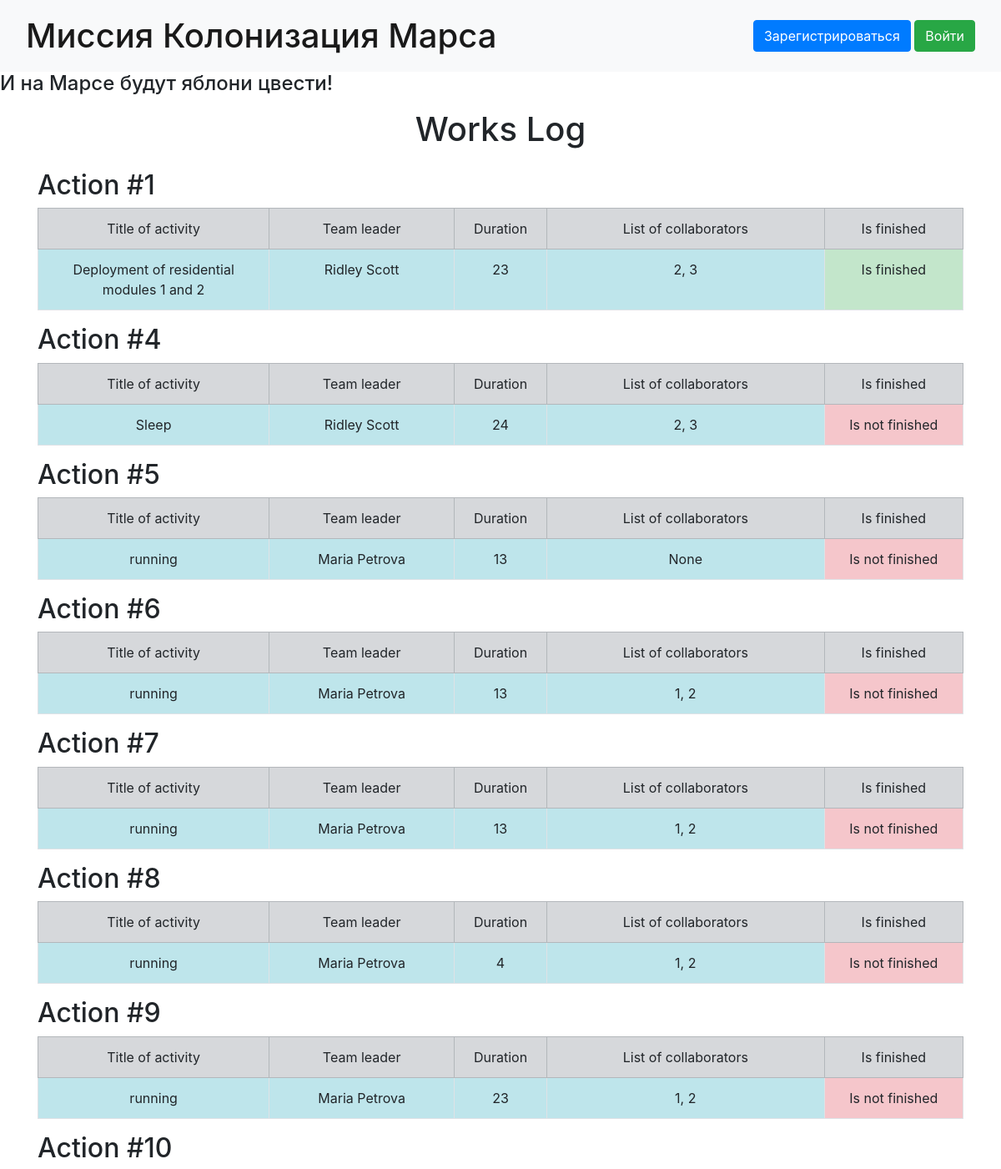
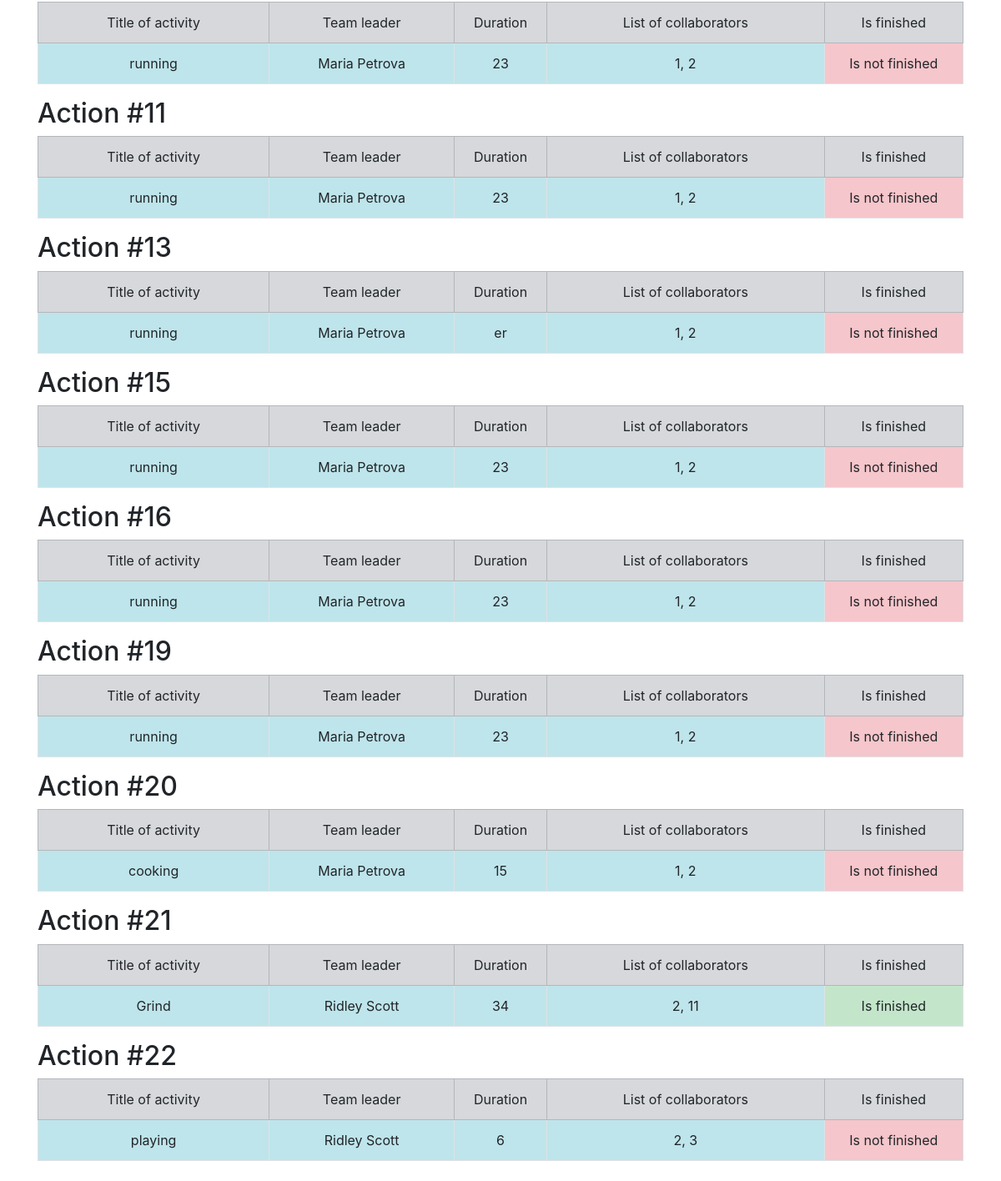
The page / on the database its author committed (2 pictures, top to bottom).
### data/jobs.py (models this page shows)
class Jobs(SqlAlchemyBase, SerializerMixin):
    __tablename__ = 'jobs'
    serialize_rules = ('-user',)
    id = sqlalchemy.Column(sqlalchemy.Integer, primary_key=True, autoincrement=True)
    team_leader = sqlalchemy.Column(sqlalchemy.Integer, sqlalchemy.ForeignKey('users.id'))
    job = sqlalchemy.Column(sqlalchemy.String)
    work_size = sqlalchemy.Column(sqlalchemy.Integer)
    collaborators = sqlalchemy.Column(sqlalchemy.String)
    start_date = sqlalchemy.Column(sqlalchemy.DateTime, default=datetime.datetime.now)
    end_date = sqlalchemy.Column(sqlalchemy.DateTime, default=datetime.datetime.now)
    is_finished = sqlalchemy.Column(sqlalchemy.Boolean, default=False)
    user = orm.relationship('User')

### data/users.py (models this page shows, shortened)
class User(SqlAlchemyBase, UserMixin, SerializerMixin):
    __tablename__ = 'users'
    id = sqlalchemy.Column(sqlalchemy.Integer, primary_key=True, autoincrement=True)
    surname = sqlalchemy.Column(sqlalchemy.String)
    name = sqlalchemy.Column(sqlalchemy.String)
    age = sqlalchemy.Column(sqlalchemy.Integer)
    position = sqlalchemy.Column(sqlalchemy.String)
    speciality = sqlalchemy.Column(sqlalchemy.String)
    address = sqlalchemy.Column(sqlalchemy.String)
    email = sqlalchemy.Column(sqlalchemy.String, unique=True)
    hashed_password = sqlalchemy.Column(sqlalchemy.String)
    modified_date = sqlalchemy.Column(sqlalchemy.DateTime, default=datetime.datetime.now)
    jobs = orm.relationship("Jobs", back_populates='user')

### main.py (the view)
@app.route('/', methods=['GET', 'POST'])
def index():
    db_sess = create_session()
    jobs = db_sess.query(Jobs).all()
    return render_template('index.html', title='Главная', jobs=jobs)

### data/db_session.py (called while the page is built)
def create_session() -> Session:
    global __factory
    return __factory()

### templates/index.html (shortened to what this page needs)
{% extends "base.html" %} {% block content %}
<h1 class="center-text text-center mb-4">Works Log</h1>
{% for job in jobs %}
<div class="mb-4">
  <h2>Action #{{ job.id }}</h2>
  <table class="table text-center table-bordered">
    <tr class="table-secondary">
      <td style="width: 25%">Title of activity</td>
      <td style="width: 20%">Team leader</td>
      <td style="width: 10%">Duration</td>
      <td style="width: 30%">List of collaborators</td>
      <td style="width: 15%">Is finished</td>
    </tr>
    <tr>
      <td class="table-info">{{ job.job }}</td>
      <td class="table-info">{{ job.user.name }} {{ job.user.surname }}</td>
      <td class="table-info">{{ job.work_size }}</td>
      <td class="table-info">{{ job.collaborators }}</td>
      {% if job.is_finished %}
      <td class="table-success">Is finished</td>
      {% else %}
      <td class="table-danger">Is not finished</td>
      {% endif %}
    </tr>
  </table>
  {% endfor %}
</div>
{% endblock %}

### templates/base.html (shortened to what this page needs)
<!doctype html>
<html lang="en">
  <head>
    <link
      rel="stylesheet"
      href="https://stackpath.bootstrapcdn.com/bootstrap/4.4.1/css/bootstrap.min.css"
    />
  </head>
  <body>
    <nav class="navbar navbar-light bg-light">
      <div class="container-fluid">
        <h1 class="navbar-brand mb-0" style="font-size: 2.5rem">
          Миссия Колонизация Марса
        </h1>
        <div>
          {% if current_user.is_authenticated %}
          <a href="/logout"
            >{{ current_user.surname }} {{ current_user.name }}</a
          >
          {% else %}
          <a class="btn btn-primary" href="/register">Зарегистрироваться</a>
          <a class="btn btn-success" href="/login">Войти</a>
          {% endif %}
        </div>
      </div>
    </nav>
    <h4>И на Марсе будут яблони цвести!</h4>
    <main role="main" class="container mt-3">
      {% block content %}{% endblock %}
    </main>
  </body>
</html>

### rows shown on the page
Jobs: id "1", job "Deployment of residential modules 1 and 2", user.name "Ridley", user.surname "Scott", work_size "23", collaborators "2, 3", is_finished "Is finished"
Jobs: id "4", job "Sleep", user.name "Ridley", user.surname "Scott", work_size "24", collaborators "2, 3", is_finished "Is not finished"
Jobs: id "5", job "running", user.name "Maria", user.surname "Petrova", work_size "13", collaborators "None", is_finished "Is not finished"
Jobs: id "6", job "running", user.name "Maria", user.surname "Petrova", work_size "13", collaborators "1, 2", is_finished "Is not finished"
Jobs: id "7", job "running", user.name "Maria", user.surname "Petrova", work_size "13", collaborators "1, 2", is_finished "Is not finished"
Jobs: id "8", job "running", user.name "Maria", user.surname "Petrova", work_size "4", collaborators "1, 2", is_finished "Is not finished"
Jobs: id "9", job "running", user.name "Maria", user.surname "Petrova", work_size "23", collaborators "1, 2", is_finished "Is not finished"
Jobs: id "10", job "running", user.name "Maria", user.surname "Petrova", work_size "23", collaborators "1, 2", is_finished "Is not finished"
Jobs: id "11", job "running", user.name "Maria", user.surname "Petrova", work_size "23", collaborators "1, 2", is_finished "Is not finished"
Jobs: id "13", job "running", user.name "Maria", user.surname "Petrova", work_size "er", collaborators "1, 2", is_finished "Is not finished"
Jobs: id "15", job "running", user.name "Maria", user.surname "Petrova", work_size "23", collaborators "1, 2", is_finished "Is not finished"
Jobs: id "16", job "running", user.name "Maria", user.surname "Petrova", work_size "23", collaborators "1, 2", is_finished "Is not finished"
Jobs: id "19", job "running", user.name "Maria", user.surname "Petrova", work_size "23", collaborators "1, 2", is_finished "Is not finished"
Jobs: id "20", job "cooking", user.name "Maria", user.surname "Petrova", work_size "15", collaborators "1, 2", is_finished "Is not finished"
Jobs: id "21", job "Grind", user.name "Ridley", user.surname "Scott", work_size "34", collaborators "2, 11", is_finished "Is finished"
Jobs: id "22", job "playing", user.name "Ridley", user.surname "Scott", work_size "6", collaborators "2, 3", is_finished "Is not finished"
